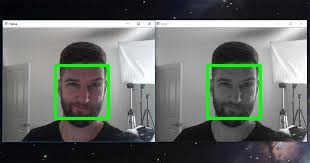
#> input picture faces_detected.jpg, 310 x 163 px
$ python 01Basics.py
#> lines starting #> are read from the running program, lines starting #| are printed output that depends on the picture

import cv2
print(cv2.__version__)

# img = imread('faces_detected.jpeg')

import cv2 as cv
flags = [i for i in dir(cv) if i.startswith('COLOR_')]
# print( flags )

img  = cv2.imread('faces_detected.jpg',cv2.IMREAD_GRAYSCALE)
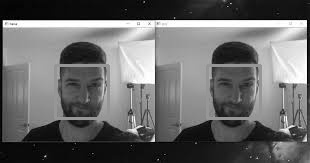
#> img: shape (163, 310); min 0, max 255, mean 105.1

cv2.imshow('image',img)
cv2.waitKey()
cv2.destroyAllWindows()
